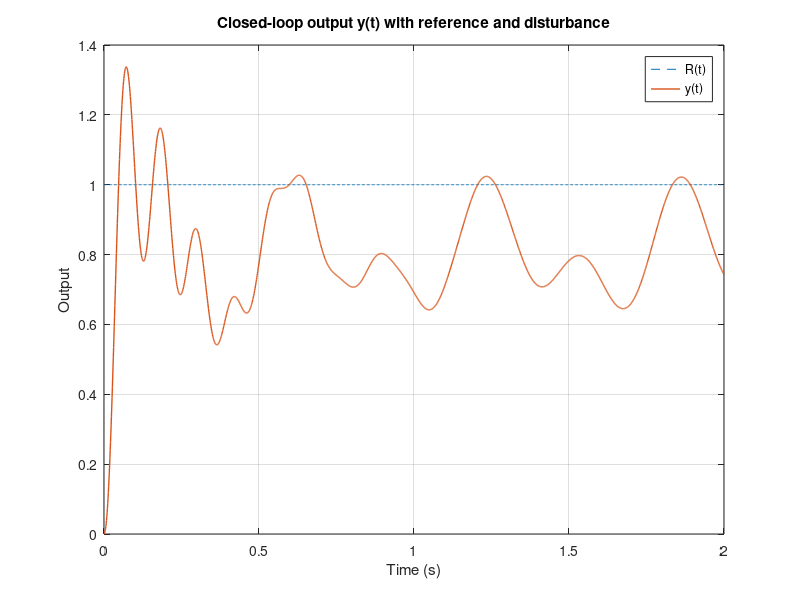
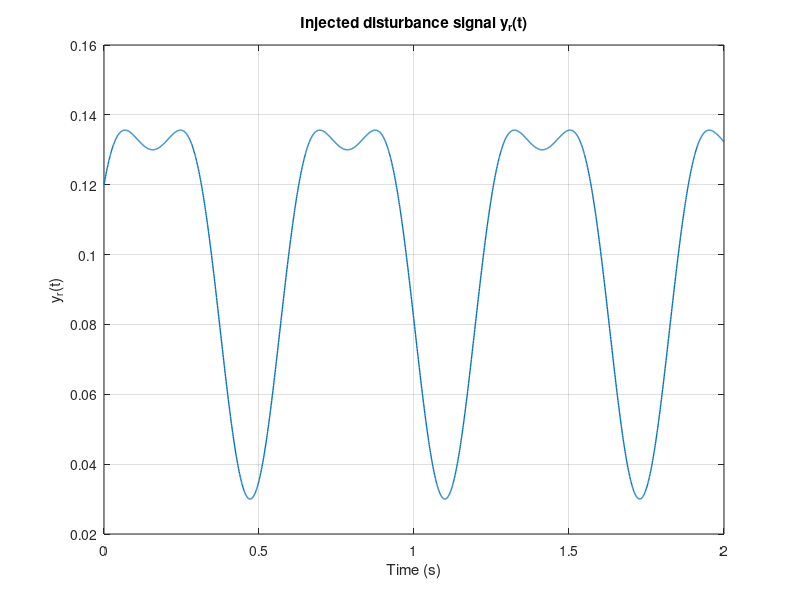
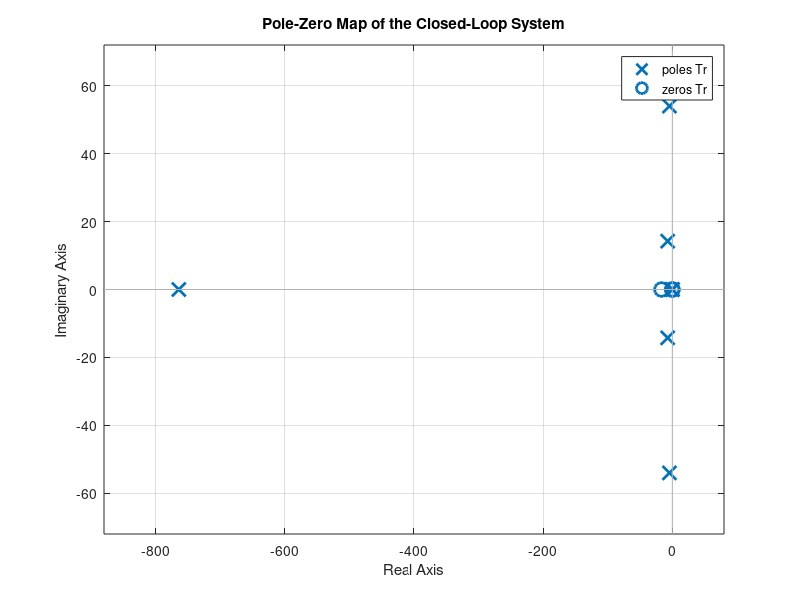

Source code (MATLAB) for these figures, in order:
clear; clc; close all;
s = tf('s');

% plant and disturbance
den = (s^4 + 23.33*s^3 + 3367*s^2 + 10000*s + 150000);
G = (-16.67*s^2)/den;
H = (10000*s^2 + 100000*s)/den;

% final controller from part (3b):  -1/s^2  +  lead
Klead = 1.6332548e6*(s+16.8397)/(s+764.1389);
K = -Klead/s^2;

t  = 0:1e-3:2;

% reference R(t) from part (a)  (edit if different)
r  = ones(size(t));

% disturbance yr(t)
yr = 0.1 + 0.05*sin(10*t) + 0.02*cos(20*t);

L   = G*K;
Tr  = feedback(L,1);      % y/r
Tyr = H/(1+L);            % y/yr

y = lsim(Tr,r,t) + lsim(Tyr,yr,t);

figure;
plot(t,r,'--',t,y,'LineWidth',1);
grid on;
xlabel('Time (s)'); ylabel('Output');
legend('R(t)','y(t)');
title('Closed-loop output y(t) with reference and disturbance');

figure;
plot(t,yr,'LineWidth',1);
grid on;
xlabel('Time (s)'); ylabel('y_r(t)');
title('Injected disturbance signal y_r(t)');

figure;
pzmap(Tr);
grid on;
title('Pole-Zero Map of the Closed-Loop System');
